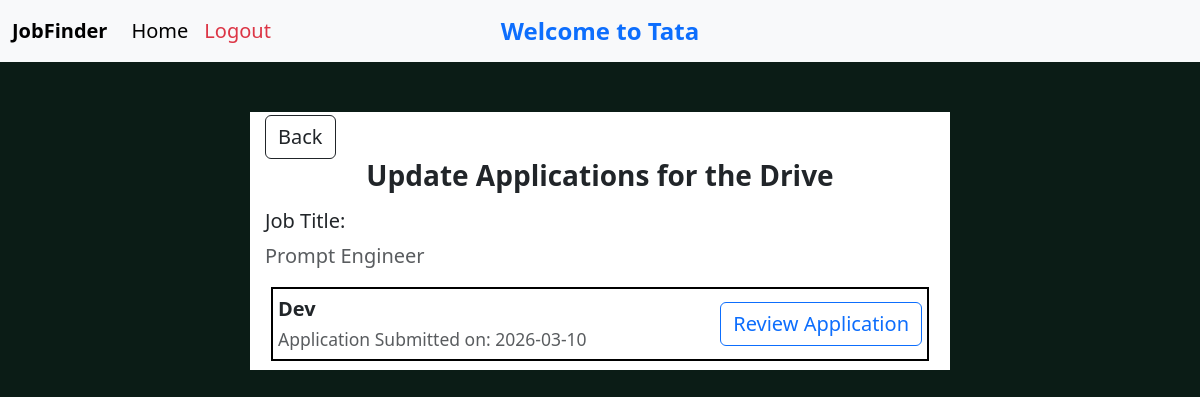
The app's page /company/view_drive/3/applications (signed in) with its own data.
### backend/models.py (models this page shows)
class BaseModel(db.Model):
    __abstract__ = True # Does not create table in db
    id = db.Column(db.Integer, primary_key = True)
    created_at = db.Column(db.DateTime(timezone = True), default = lambda:datetime.now(timezone.utc))
    updated_at = db.Column(db.DateTime(timezone = True), default = lambda:datetime.now(timezone.utc), onupdate = lambda:datetime.now(timezone.utc))

class Company_Profile(BaseModel):
    __tablename__ = "company_profile"
    company_name = db.Column(db.String, nullable = False)
    Hr_contact = db.Column(db.Integer, nullable = False)
    description = db.Column(db.String, nullable = False)
    company_type = db.Column(db.String, nullable = False)
    company_field = db.Column(db.String, nullable = False)
    website = db.Column(db.String, nullable = False)
    approval_status = db.Column(db.String, default = 'pending')
    is_blacklisted = db.Column(db.Boolean, default = False)
    user_id = db.Column(db.Integer, db.ForeignKey("user.id", ondelete = "CASCADE"), nullable = False, unique =True)
    placement_drives = db.relationship("Placement_Drive", backref = "company_profile", lazy = True, cascade = "all, delete")

class Placement_Drive(BaseModel):
    __tablename__ = "placement_drive"
    drive_name = db.Column(db.String, nullable = False)
    job_title = db.Column(db.String, nullable = False)
    job_desc = db.Column(db.String, nullable = False)
    eligibility_criteria = db.Column(db.String, nullable = False)
    salary = db.Column(db.Integer)
    application_deadline = db.Column(db.Date, nullable = False)
    status = db.Column(db.String, default = 'pending')
    drive_status = db.Column(db.String, default = 'not_complete')
    company_id = db.Column(db.Integer, db.ForeignKey("company_profile.id", ondelete = "CASCADE"), nullable = False)
    applications = db.relationship("Application", backref = "placement_drive", cascade = "all, delete", lazy = True)

class Application(BaseModel):
    __tablename__ = "application"
    status = db.Column(db.Enum("Applied", "Shortlisted", "Selected", "Rejected", name = "status"), default = 'Applied', nullable = False)
    student_id = db.Column(db.Integer, db.ForeignKey("student_profile.id", ondelete = "CASCADE"), nullable = False)
    drive_id = db.Column(db.Integer, db.ForeignKey("placement_drive.id", ondelete = "CASCADE"), nullable = False)
    __table_args__ = (db.UniqueConstraint("student_id", "drive_id", name = "unique_student_drive"),)

class Student_Profile(BaseModel):
    __tablename__ = "student_profile"
    fullname = db.Column(db.String, nullable = False)
    age= db.Column(db.Integer, nullable = False)
    gender = db.Column(db.String, nullable = False)
    qualification = db.Column(db.String, nullable = False)
    college_name = db.Column(db.String, nullable = False)
    experience = db.Column(db.Integer)
    contact_no = db.Column(db.Integer, nullable = False)
    skill = db.Column(db.String, nullable = False)
    resume = db.Column(db.String)
    is_blacklisted = db.Column(db.Boolean, default = False)
    is_active = db.Column(db.Boolean, default = True)
    user_id = db.Column(db.Integer, db.ForeignKey("user.id", ondelete = "CASCADE"), nullable = False, unique = True)
    applications = db.relationship("Application", backref = "student_profile", cascade = "all, delete", lazy = True)

### backend/controllers.py (the view)
@app.route("/company/view_drive/<int:id>/applications")
def view_application_by_company(id):
    if session.get("role") != "company":
        return redirect(url_for("index"))
    drive = Placement_Drive.query.get_or_404(id)
    company = drive.company_profile
    application = drive.applications
    return render_template("Company/see_drive_student.html", company= company, applications = application, drives = drive)

### templates/Company/see_drive_student.html (shortened to what this page needs)
{% extends "Company/company_base.html"%}
{% block content %}
<div class="container fs-5" style="background-color: white; width: 700px; height: auto;">
    <div class="form-box">
            <span><a href="{{url_for("company_home")}}" class="btn btn-outline-dark fs-5">
                Back</a></span>
            <h3 class="text-center fw-bold">Update Applications for the Drive</h3>
        <div class="mt-3">
            <h5 class="section-title">Job Title:</h5>
            <p class="text-muted">{{ drives.job_title}}</p>
        </div>
        {% for a in drives.applications %}
        <div class="drive-card d-flex justify-content-between align-items-center"
            style="border: 2px solid black; padding: 5px; margin: 6px;">
            <div>
                <strong>{{ a.student_profile.fullname }}</strong><br>
                <small class="text-muted">
                    Application Submitted on: {{ a.created_at.date()}}
                </small>
            </div>
            <a href="{{url_for("review_applications", id = a.id)}}" class="btn btn-outline-primary btn-md fs-5">
                Review Application
            </a>
        </div>
        {% endfor %}
    </div>
</div>
{% endblock %}

### templates/Company/company_base.html (shortened to what this page needs)
<!doctype html>
<html lang="en">
<head>
    <link href="https://cdn.jsdelivr.net/npm/bootstrap@5.3.8/dist/css/bootstrap.min.css" rel="stylesheet"
>
</head>
<body>
    <nav class="navbar navbar-expand-lg bg-body-tertiary position-relative fs-5">
        <div class="container-fluid">
            <a class="navbar-brand fw-bold" href="#">JobFinder</a>
            <div class="collapse navbar-collapse" id="navbarSupportedContent">
                <ul class="navbar-nav">
                    <li class="nav-item">
                        <a class="nav-link active" aria-current="page" href="{{url_for("company_home")}}">Home</a>
                    </li>
                    <li class="nav-item">
                        <a class="nav-link active text-danger" aria-disabled="true" href="/logout">Logout</a>
                    </li>
                </ul>
                <div class="position-absolute start-50 translate-middle-x fw-semibold fs-4 text-primary">
                Welcome to {{company.company_name}}
            </div>
            </div>
        </div>
    </nav>
    {% block content %}
    {% endblock %}
</body>
</html>

### templates/Company/company_base.html (style rules this page uses)
body { background-color: #0b1c16; }
.container { margin-top: 50px; border: 3px solid white; }
span { color: white; }

### records on screen
Company_Profile: company_name "Tata"
Placement_Drive: job_title "Prompt Engineer"
Application: student_profile.fullname "Dev", created_at "2026-03-10"
